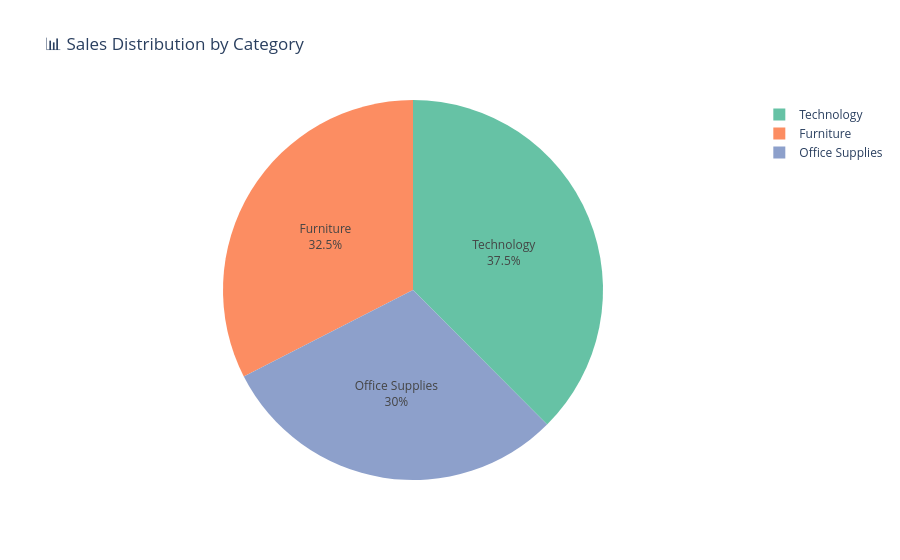
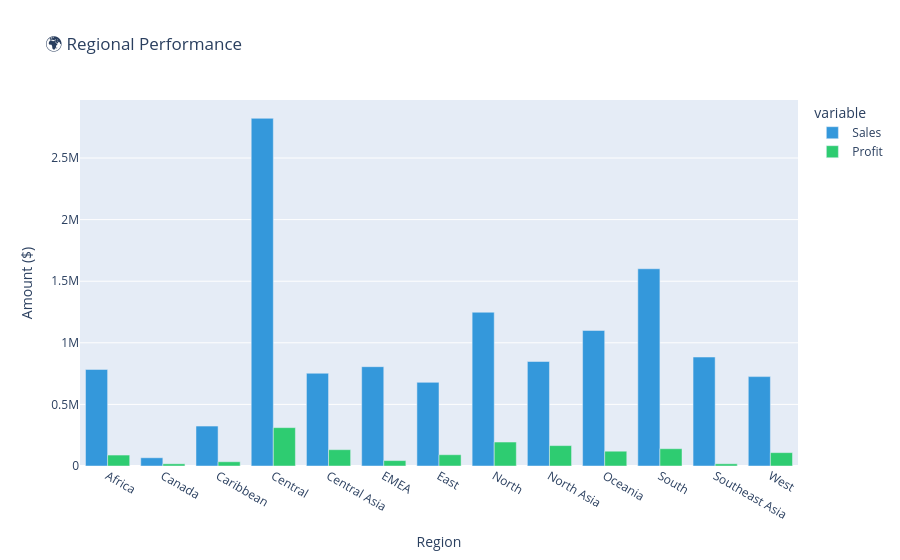

The code cell stored with these charts, in order, in its notebook:
### Code cell
# Cell 12: Interactive Visualizations with Plotly
# ===============================================
"""
INTERACTIVE VISUALIZATIONS:
-------------------------
1. Sales by Category (Pie Chart)
3. Regional Performance
"""

# 1. Sales by Category - Pie Chart
if 'Category' in df_clean.columns:
    cat_sales = df_clean.groupby('Category')['Sales'].sum().reset_index()
    fig1 = px.pie(cat_sales, values='Sales', names='Category', 
                  title='📊 Sales Distribution by Category',
                  color_discrete_sequence=px.colors.qualitative.Set2)
    fig1.update_traces(textposition='inside', textinfo='percent+label')
    fig1.show()


# 2. Regional Performance
if 'Region' in df_clean.columns:
    region_data = df_clean.groupby('Region').agg({
        'Sales': 'sum',
        'Profit': 'sum'
    }).reset_index()
    
    fig2 = px.bar(region_data, x='Region', y=['Sales', 'Profit'],
                  title='🌍 Regional Performance',
                  barmode='group',
                  color_discrete_map={'Sales': '#3498db', 'Profit': '#2ecc71'})
    fig2.update_layout(
        xaxis_title='Region',
        yaxis_title='Amount ($)',
        hovermode='x'
    )
    fig2.show()


print("✅ Interactive visualizations created!")

### Figure 1 — Plotly figure (JSON) as saved in the notebook; plotly's stock layout.template omitted (floating-point values rounded to 4 significant figures)
{"data": [{"domain": {"x": [0, 1], "y": [0, 1]}, "hovertemplate": "Category=%{label}<br>Sales=%{value}<extra></extra>", "labels": ["Furniture", "Office Supplies", "Technology"], "legendgroup": "", "name": "", "showlegend": true, "textinfo": "percent+label", "textposition": "inside", "type": "pie", "values": [4110884, 3787330, 4744691]}], "layout": {"autosize": true, "legend": {"tracegroupgap": 0}, "piecolorway": ["rgb(102,194,165)", "rgb(252,141,98)", "rgb(141,160,203)", "rgb(231,138,195)", "rgb(166,216,84)", "rgb(255,217,47)", "rgb(229,196,148)", "rgb(179,179,179)"], "title": {"text": "📊 Sales Distribution by Category"}}}

### Figure 2 — Plotly figure (JSON) as saved in the notebook; plotly's stock layout.template omitted (floating-point values rounded to 4 significant figures)
{"data": [{"alignmentgroup": "True", "hovertemplate": "variable=Sales<br>Region=%{x}<br>value=%{y}<extra></extra>", "legendgroup": "Sales", "marker": {"color": "#3498db", "pattern": {"shape": ""}}, "name": "Sales", "offsetgroup": "Sales", "orientation": "v", "showlegend": true, "textposition": "auto", "type": "bar", "x": ["Africa", "Canada", "Caribbean", "Central", "Central Asia", "EMEA", "East", "North", "North Asia", "Oceania", "South", "Southeast Asia", "West"], "xaxis": "x", "y": [783776, 66932, 324281, 2822399, 752839, 806184, 678834, 1248192, 848349, 1100207, 1600960, 884438, 725514], "yaxis": "y"}, {"alignmentgroup": "True", "hovertemplate": "variable=Profit<br>Region=%{x}<br>value=%{y}<extra></extra>", "legendgroup": "Profit", "marker": {"color": "#2ecc71", "pattern": {"shape": ""}}, "name": "Profit", "offsetgroup": "Profit", "orientation": "v", "showlegend": true, "textposition": "auto", "type": "bar", "x": ["Africa", "Canada", "Caribbean", "Central", "Central Asia", "EMEA", "East", "North", "North Asia", "Oceania", "South", "Southeast Asia", "West"], "xaxis": "x", "y": [88870.0, 17820.0, 34570.0, 311400.0, 132500.0, 43900.0, 91520.0, 194600.0, 165600.0, 120100.0, 140400.0, 17850.0, 108400.0], "yaxis": "y"}], "layout": {"autosize": true, "barmode": "group", "hovermode": "x", "legend": {"title": {"text": "variable"}, "tracegroupgap": 0}, "title": {"text": "🌍 Regional Performance"}, "xaxis": {"anchor": "y", "autorange": true, "domain": [0, 1], "range": [-0.5, 12.5], "title": {"text": "Region"}, "type": "category"}, "yaxis": {"anchor": "x", "autorange": true, "domain": [0, 1], "range": [0, 2971000.0], "title": {"text": "Amount ($)"}, "type": "linear"}}}
